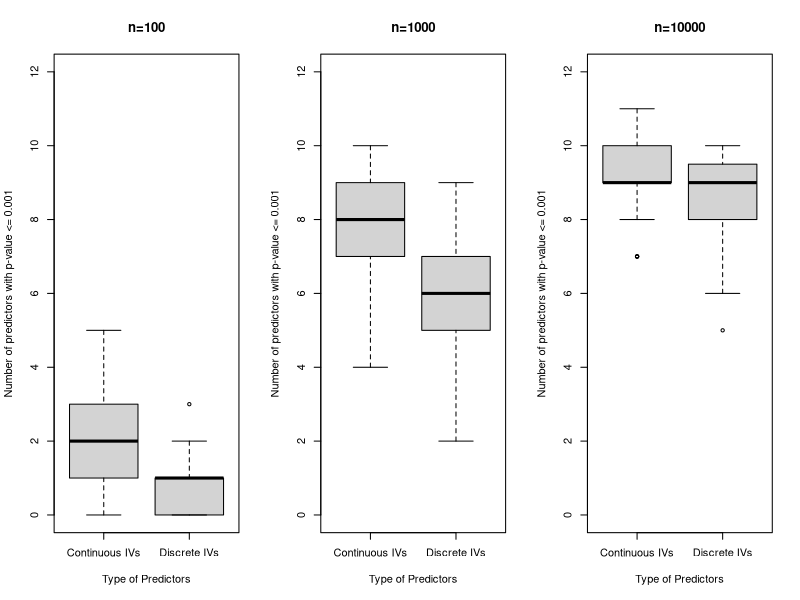

Recreate this plot in R.
#----------------------------------------------------
#
# Practical 4: Exo 4. 
# Simulating and comparing discrete/continuous variables
#
#----------------------------------------------------

######################################################################################################
######################################################################################################
######################################################################################################
### 4. VARYING THE SAMPLE SIZES: DISCRETE DV.

##############################################
# 4.1 DISCRETE DV. Continuous/Discrete IVs. Varying n.
set.seed(0)

### Simulation parameters
n.seq <- 10^c(2,3,4)  # Number of observations
r <- 100  # Number of iterations.
k <- 10  # Number of predictors (IVs).
b.sd <- 1
l <- length(n.seq)

### Measure system time:
start_time <- Sys.time()

### Monte Carlo simulations:
nsig.cts <- matrix(0,r,length(n.seq)) # Matrix of significant predicators (IVs),
nsig.dis <- matrix(0,r,length(n.seq)) # Matrix of significant predicators (IVs),
for(n.ind in 1:l){
        n <- n.seq[n.ind]
        print(n)
        for(iter in 1:r){
                
                ### 1.Generate IVs.
                X.cts <- data.frame(matrix(0,n,k))
                X.dis <- data.frame(matrix(0,n,k))
                b <- rnorm(k,mean=0,sd=b.sd)
                for(iv in 1:k){
                        z <- rnorm(n)
                        X.cts[,iv] <- z
                        X.dis[,iv] <- ifelse(z<=median(z),0,1)
                }#iv
                
                ### 2.Generate DV.
                x.cts <- vector("numeric",n)
                x.dis <- vector("numeric",n)
                for(iv in 1:k){
                        x.cts <- x.cts + b[iv]*X.cts[,iv] 
                        x.dis <- x.dis + b[iv]*X.dis[,iv] 
                }#iv
                ### Inverse logit function, and Bernoulli random variable.
                p.cts <- 1/(1+exp(-x.cts));  y.cts <- rbinom(n,1,p.cts) 
                p.dis <- 1/(1+exp(-x.dis));  y.dis <- rbinom(n,1,p.dis) 
                
                ### Data frame.
                data.cts <- data.frame(cbind(y.cts,X.cts))
                data.dis <- data.frame(cbind(y.dis,X.dis))
                
                ### Fit model
                mod.cts <- glm(y.cts~.,family="binomial",data.cts)
                mod.dis <- glm(y.dis~.,family="binomial",data.dis)
                
                ### Collect the number of highly significant predictors. 
                nsig.cts[iter,n.ind] <- sum(summary(mod.cts)$coefficients[,4]<=0.001)  
                nsig.dis[iter,n.ind] <- sum(summary(mod.dis)$coefficients[,4]<=0.001)  
        }#iter
}#n
end_time <- Sys.time()
### Print running time of our outer loop.
end_time - start_time

##############################################
# 4.2: Compare continuous IVs, and discrete simulations. 

### Compare CTS and DIS.
par(mfrow=c(1,l))
for(n.ind in 1:l){
        cts.cts <- nsig.cts[,n.ind]
        cts.dis <- nsig.dis[,n.ind]
        output <- cbind(cts.cts,cts.dis)
        colnames(output) <- c("Continuous IVs","Discrete IVs")
        boxplot(output,main=paste0("n=",n.seq[n.ind]), ylim=c(0,12),
                xlab=c("Type of Predictors"),ylab=c("Number of predictors with p-value <= 0.001"))
}#n.ind


###
# EoF